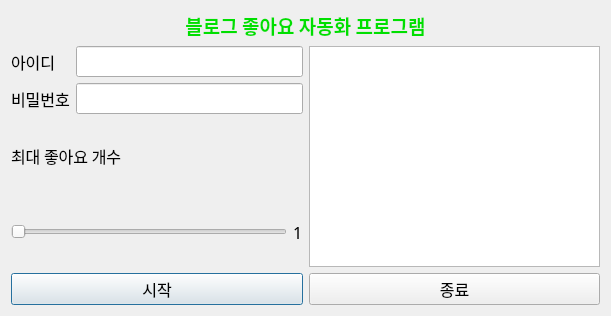
<?xml version="1.0" encoding="UTF-8"?>
<ui version="4.0">
 <class>Dialog</class>
 <widget class="QDialog" name="Dialog">
  <property name="geometry">
   <rect>
    <x>0</x>
    <y>0</y>
    <width>611</width>
    <height>316</height>
   </rect>
  </property>
  <property name="windowTitle">
   <string>Dialog</string>
  </property>
  <layout class="QGridLayout" name="gridLayout_2">
   <item row="0" column="0">
    <layout class="QVBoxLayout" name="verticalLayout_3">
     <item>
      <widget class="QLabel" name="label_5">
       <property name="font">
        <font>
         <family>맑은 고딕</family>
         <pointsize>12</pointsize>
        </font>
       </property>
       <property name="text">
        <string>&lt;html&gt;&lt;head/&gt;&lt;body&gt;&lt;p align=&quot;center&quot;&gt;&lt;span style=&quot; font-size:14pt; font-weight:600; color:#00df00;&quot;&gt;블로그 좋아요 자동화 프로그램&lt;/span&gt;&lt;/p&gt;&lt;/body&gt;&lt;/html&gt;</string>
       </property>
      </widget>
     </item>
     <item>
      <layout class="QHBoxLayout" name="horizontalLayout_2">
       <item>
        <layout class="QVBoxLayout" name="verticalLayout_2">
         <item>
          <layout class="QVBoxLayout" name="verticalLayout">
           <item>
            <layout class="QGridLayout" name="gridLayout">
             <item row="0" column="0">
              <widget class="QLabel" name="label_3">
               <property name="font">
                <font>
                 <family>맑은 고딕</family>
                 <pointsize>12</pointsize>
                </font>
               </property>
               <property name="text">
                <string>아이디</string>
               </property>
              </widget>
             </item>
             <item row="0" column="1">
              <widget class="QLineEdit" name="id">
               <property name="font">
                <font>
                 <family>맑은 고딕</family>
                 <pointsize>12</pointsize>
                </font>
               </property>
              </widget>
             </item>
             <item row="1" column="0">
              <widget class="QLabel" name="label_4">
               <property name="font">
                <font>
                 <family>맑은 고딕</family>
                 <pointsize>12</pointsize>
                </font>
               </property>
               <property name="text">
                <string>비밀번호</string>
               </property>
              </widget>
             </item>
             <item row="1" column="1">
              <widget class="QLineEdit" name="pw">
               <property name="font">
                <font>
                 <family>맑은 고딕</family>
                 <pointsize>12</pointsize>
                </font>
               </property>
               <property name="echoMode">
                <enum>QLineEdit::Password</enum>
               </property>
              </widget>
             </item>
            </layout>
           </item>
           <item>
            <widget class="QLabel" name="label_2">
             <property name="font">
              <font>
               <family>맑은 고딕</family>
               <pointsize>12</pointsize>
              </font>
             </property>
             <property name="text">
              <string>최대 좋아요 개수</string>
             </property>
            </widget>
           </item>
           <item>
            <layout class="QHBoxLayout" name="horizontalLayout">
             <item>
              <widget class="QSlider" name="slider">
               <property name="font">
                <font>
                 <family>맑은 고딕</family>
                 <pointsize>12</pointsize>
                </font>
               </property>
               <property name="minimum">
                <number>1</number>
               </property>
               <property name="maximum">
                <number>100</number>
               </property>
               <property name="orientation">
                <enum>Qt::Horizontal</enum>
               </property>
              </widget>
             </item>
             <item>
              <widget class="QLabel" name="max">
               <property name="font">
                <font>
                 <family>맑은 고딕</family>
                 <pointsize>12</pointsize>
                </font>
               </property>
               <property name="text">
                <string>1</string>
               </property>
              </widget>
             </item>
            </layout>
           </item>
          </layout>
         </item>
        </layout>
       </item>
       <item>
        <widget class="QTextBrowser" name="status">
         <property name="font">
          <font>
           <family>맑은 고딕</family>
           <pointsize>12</pointsize>
          </font>
         </property>
        </widget>
       </item>
      </layout>
     </item>
     <item>
      <layout class="QHBoxLayout" name="horizontalLayout_3">
       <item>
        <widget class="QPushButton" name="start_btn">
         <property name="font">
          <font>
           <family>맑은 고딕</family>
           <pointsize>12</pointsize>
          </font>
         </property>
         <property name="text">
          <string>시작</string>
         </property>
        </widget>
       </item>
       <item>
        <widget class="QPushButton" name="close_btn">
         <property name="font">
          <font>
           <family>맑은 고딕</family>
           <pointsize>12</pointsize>
          </font>
         </property>
         <property name="text">
          <string>종료</string>
         </property>
        </widget>
       </item>
      </layout>
     </item>
    </layout>
   </item>
  </layout>
 </widget>
 <resources/>
 <connections/>
</ui>
